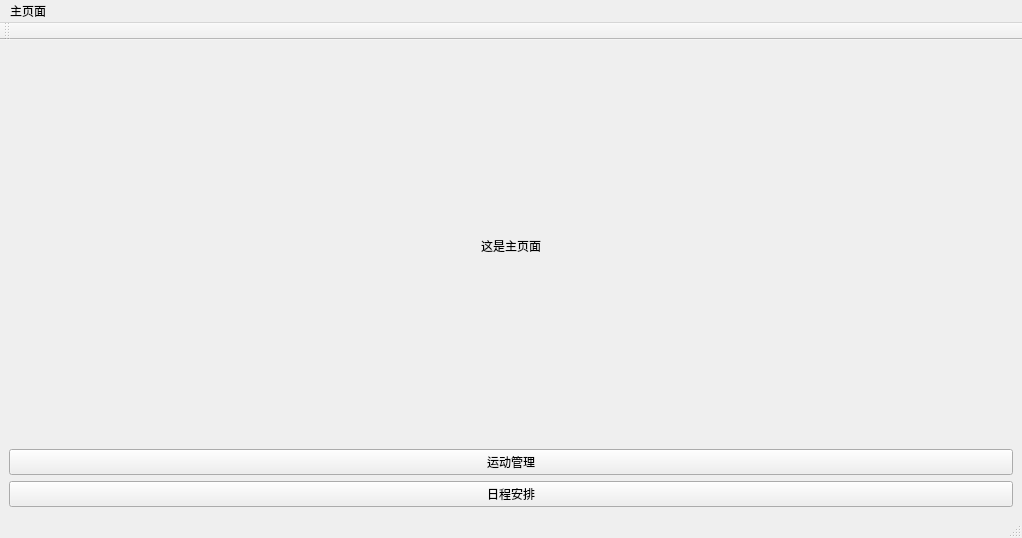
<?xml version="1.0" encoding="UTF-8"?>
<ui version="4.0">
 <class>MainWindow</class>
 <widget class="QMainWindow" name="MainWindow">
  <property name="geometry">
   <rect>
    <x>0</x>
    <y>0</y>
    <width>1022</width>
    <height>538</height>
   </rect>
  </property>
  <property name="windowTitle">
   <string>MainWindow</string>
  </property>
  <widget class="QWidget" name="centralwidget">
   <layout class="QVBoxLayout" name="verticalLayout">
    <item alignment="Qt::AlignmentFlag::AlignHCenter">
     <widget class="QLabel" name="Hello">
      <property name="text">
       <string>这是主页面</string>
      </property>
      <property name="alignment">
       <set>Qt::AlignmentFlag::AlignCenter</set>
      </property>
     </widget>
    </item>
    <item>
     <widget class="QPushButton" name="SportsButton">
      <property name="text">
       <string>运动管理</string>
      </property>
     </widget>
    </item>
    <item>
     <widget class="QPushButton" name="ScheButton">
      <property name="text">
       <string>日程安排</string>
      </property>
     </widget>
    </item>
   </layout>
  </widget>
  <widget class="QStatusBar" name="statusbar"/>
  <widget class="QMenuBar" name="menuBar">
   <property name="geometry">
    <rect>
     <x>0</x>
     <y>0</y>
     <width>1022</width>
     <height>25</height>
    </rect>
   </property>
   <widget class="QMenu" name="menu">
    <property name="title">
     <string>主页面</string>
    </property>
   </widget>
   <addaction name="menu"/>
  </widget>
  <widget class="QToolBar" name="toolBar">
   <property name="windowTitle">
    <string>toolBar</string>
   </property>
   <attribute name="toolBarArea">
    <enum>TopToolBarArea</enum>
   </attribute>
   <attribute name="toolBarBreak">
    <bool>false</bool>
   </attribute>
  </widget>
 </widget>
 <resources/>
 <connections/>
</ui>
